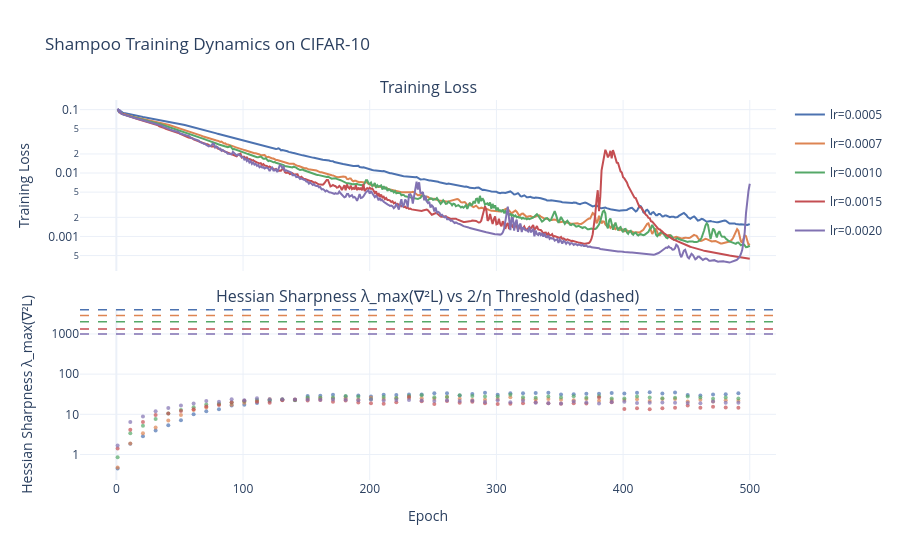
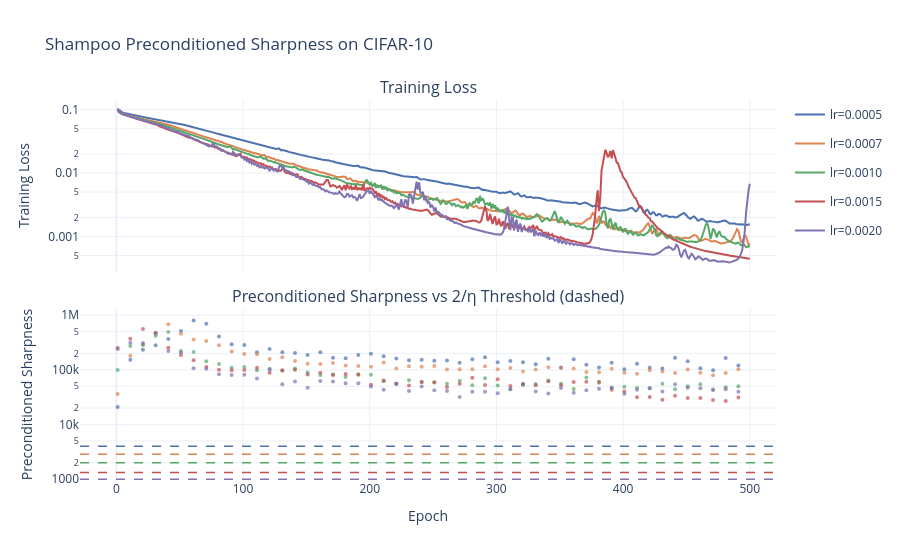

The notebook cell these images were saved under, in order:
### Code cell
colors = ['#4C72B0', '#DD8452', '#55A868', '#C44E52', '#8172B2']
learning_rates = sorted(md['learning_rate'].unique())

def make_plot(sharpness_col, sharp_label, title, filename):
    fig = make_subplots(
        rows=2, cols=1,
        shared_xaxes=True,
        vertical_spacing=0.1,
        subplot_titles=("Training Loss", f"{sharp_label} vs 2/η Threshold (dashed)")
    )

    for i, lr in enumerate(learning_rates):
        model_id = md[md['learning_rate'] == lr]['model_id'].values[0]
        subset   = out[out['model_id'] == model_id].sort_values('epoch')
        epochs   = subset['epoch'].values
        loss     = subset['train_loss'].values
        sharp    = subset[sharpness_col].values
        name     = f'lr={lr:.4f}'
        color    = colors[i]

        # loss
        fig.add_trace(go.Scatter(
            x=epochs, y=loss,
            name=name, mode='lines',
            line=dict(color=color, width=2),
            legendgroup=name
        ), row=1, col=1)

        # sharpness
        mask = ~np.isnan(sharp)
        fig.add_trace(go.Scatter(
            x=epochs[mask], y=sharp[mask],
            name=name, mode='markers',
            marker=dict(color=color, size=4, opacity=0.7),
            legendgroup=name, showlegend=False
        ), row=2, col=1)

        # 2/lr threshold
        fig.add_hline(
            y=2/lr, line_dash="dash",
            line_color=color, line_width=1.5,
            row=2, col=1
        )

    fig.update_yaxes(type="log", title_text="Training Loss", row=1, col=1)
    fig.update_yaxes(type="log", title_text=sharp_label, row=2, col=1)
    fig.update_xaxes(title_text="Epoch", row=2, col=1)
    fig.update_layout(
        height=800,
        title_text=title,
        template="plotly_white",
        hovermode="x unified",
        font=dict(size=12)
    )

    fig.show()
    fig.write_image(filename, width=1200, height=800, scale=3)
    print(f"saved {filename}")

make_plot(
    sharpness_col="sharpness_H",
    sharp_label="Hessian Sharpness λ_max(∇²L)",
    title="Shampoo Training Dynamics on CIFAR-10",
    filename="shampoo_loss_hessian.png"
)

make_plot(
    sharpness_col="sharpness_P",
    sharp_label="Preconditioned Sharpness",
    title="Shampoo Preconditioned Sharpness on CIFAR-10",
    filename="shampoo_loss_precond.png"
)

### Figure 1 — Plotly figure (JSON) as saved in the notebook; plotly's stock layout.template omitted (floating-point values rounded to 4 significant figures; data arrays with more than 128 entries replaced by an {"elided": "..."} marker saying what was removed)
{"data": [{"legendgroup": "lr=0.0005", "line": {"color": "#4C72B0", "width": 2}, "mode": "lines", "name": "lr=0.0005", "type": "scatter", "x": {"elided": "500 int values"}, "xaxis": "x", "y": {"elided": "500 float values"}, "yaxis": "y"}, {"legendgroup": "lr=0.0005", "marker": {"color": "#4C72B0", "opacity": 0.7, "size": 4}, "mode": "markers", "name": "lr=0.0005", "showlegend": false, "type": "scatter", "x": [1, 11, 21, 31, 41, 51, 61, 71, 81, 91, 101, 111, 121, 131, 141, 151, 161, 171, 181, 191, 201, 211, 221, 231, 241, 251, 261, 271, 281, 291, 301, 311, 321, 331, 341, 351, 361, 371, 381, 391, 401, 411, 421, 431, 441, 451, 461, 471, 481, 491], "xaxis": "x2", "y": [0.4508, 1.861, 2.842, 3.983, 5.33, 7.101, 10.05, 11.96, 13.37, 16.64, 17.22, 19.26, 21.6, 23.09, 22.55, 28.42, 28.85, 30.62, 27.93, 29.55, 27.65, 30.82, 30.26, 31.16, 30.99, 33.63, 33.36, 29.29, 32.1, 34.26, 30.74, 33.43, 33.64, 34.11, 34.44, 31.37, 31.5, 32.72, 32.58, 34.0, 33.24, 34.25, 35.65, 32.88, 35.16, 30.25, 29.45, 31.17, 31.79, 33.36], "yaxis": "y2"}, {"legendgroup": "lr=0.0007", "line": {"color": "#DD8452", "width": 2}, "mode": "lines", "name": "lr=0.0007", "type": "scatter", "x": {"elided": "500 int values"}, "xaxis": "x", "y": {"elided": "500 float values"}, "yaxis": "y"}, {"legendgroup": "lr=0.0007", "marker": {"color": "#DD8452", "opacity": 0.7, "size": 4}, "mode": "markers", "name": "lr=0.0007", "showlegend": false, "type": "scatter", "x": [1, 11, 21, 31, 41, 51, 61, 71, 81, 91, 101, 111, 121, 131, 141, 151, 161, 171, 181, 191, 201, 211, 221, 231, 241, 251, 261, 271, 281, 291, 301, 311, 321, 331, 341, 351, 361, 371, 381, 391, 401, 411, 421, 431, 441, 451, 461, 471, 481, 491], "xaxis": "x2", "y": [0.479, 1.894, 3.37, 4.735, 7.02, 9.644, 12.91, 14.86, 17.83, 17.44, 19.4, 21.93, 23.63, 23.39, 22.84, 24.85, 25.44, 24.8, 25.16, 23.34, 25.89, 24.05, 25.05, 25.5, 25.21, 24.34, 26.88, 24.61, 22.58, 23.04, 24.09, 26.7, 23.8, 23.64, 24.22, 22.97, 22.53, 24.15, 21.71, 22.75, 22.81, 23.8, 21.52, 23.98, 24.08, 20.8, 23.15, 20.98, 22.37, 21.7], "yaxis": "y2"}, {"legendgroup": "lr=0.0010", "line": {"color": "#55A868", "width": 2}, "mode": "lines", "name": "lr=0.0010", "type": "scatter", "x": {"elided": "500 int values"}, "xaxis": "x", "y": {"elided": "500 float values"}, "yaxis": "y"}, {"legendgroup": "lr=0.0010", "marker": {"color": "#55A868", "opacity": 0.7, "size": 4}, "mode": "markers", "name": "lr=0.0010", "showlegend": false, "type": "scatter", "x": [1, 11, 21, 31, 41, 51, 61, 71, 81, 91, 101, 111, 121, 131, 141, 151, 161, 171, 181, 191, 201, 211, 221, 231, 241, 251, 261, 271, 281, 291, 301, 311, 321, 331, 341, 351, 361, 371, 381, 391, 401, 411, 421, 431, 441, 451, 461, 471, 481, 491], "xaxis": "x2", "y": [0.8513, 3.376, 5.176, 7.683, 10.47, 12.89, 15.07, 17.55, 18.35, 19.69, 21.1, 22.62, 22.51, 23.54, 22.73, 26.34, 25.9, 26.14, 28.55, 27.33, 23.69, 27.03, 25.51, 28.42, 29.95, 26.7, 27.03, 29.66, 28.71, 27.87, 27.63, 30.8, 26.58, 26.06, 27.94, 26.39, 28.0, 25.83, 28.2, 24.73, 24.66, 27.93, 26.39, 24.98, 25.71, 27.73, 26.07, 24.46, 26.23, 24.71], "yaxis": "y2"}, {"legendgroup": "lr=0.0015", "line": {"color": "#C44E52", "width": 2}, "mode": "lines", "name": "lr=0.0015", "type": "scatter", "x": {"elided": "500 int values"}, "xaxis": "x", "y": {"elided": "500 float values"}, "yaxis": "y"}, {"legendgroup": "lr=0.0015", "marker": {"color": "#C44E52", "opacity": 0.7, "size": 4}, "mode": "markers", "name": "lr=0.0015", "showlegend": false, "type": "scatter", "x": [1, 11, 21, 31, 41, 51, 61, 71, 81, 91, 101, 111, 121, 131, 141, 151, 161, 171, 181, 191, 201, 211, 221, 231, 241, 251, 261, 271, 281, 291, 301, 311, 321, 331, 341, 351, 361, 371, 381, 391, 401, 411, 421, 431, 441, 451, 461, 471, 481, 491], "xaxis": "x2", "y": [1.407, 4.152, 6.442, 9.654, 10.52, 12.12, 13.47, 15.78, 17.13, 20.08, 21.75, 20.65, 19.34, 22.43, 23.37, 22.24, 22.68, 20.63, 22.01, 19.71, 18.76, 18.23, 20.03, 26.92, 21.23, 18.19, 21.36, 19.33, 20.49, 18.86, 18.1, 18.34, 18.99, 20.03, 18.95, 18.41, 18.91, 18.73, 26.43, 20.09, 13.49, 14.23, 13.42, 14.08, 14.63, 16.52, 14.59, 15.51, 14.79, 14.58], "yaxis": "y2"}, {"legendgroup": "lr=0.0020", "line": {"color": "#8172B2", "width": 2}, "mode": "lines", "name": "lr=0.0020", "type": "scatter", "x": {"elided": "500 int values"}, "xaxis": "x", "y": {"elided": "500 float values"}, "yaxis": "y"}, {"legendgroup": "lr=0.0020", "marker": {"color": "#8172B2", "opacity": 0.7, "size": 4}, "mode": "markers", "name": "lr=0.0020", "showlegend": false, "type": "scatter", "x": [1, 11, 21, 31, 41, 51, 61, 71, 81, 91, 101, 111, 121, 131, 141, 151, 161, 171, 181, 191, 201, 211, 221, 231, 241, 251, 261, 271, 281, 291, 301, 311, 321, 331, 341, 351, 361, 371, 381, 391, 401, 411, 421, 431, 441, 451, 461, 471, 481, 491], "xaxis": "x2", "y": [1.688, 6.423, 8.777, 11.93, 14.36, 16.67, 18.58, 21.49, 20.57, 23.9, 22.38, 24.97, 23.72, 23.86, 23.57, 23.27, 23.05, 23.54, 23.18, 22.48, 23.33, 22.12, 22.73, 22.63, 21.97, 21.37, 22.32, 21.38, 21.9, 20.2, 22.35, 20.05, 21.81, 19.55, 18.8, 18.6, 20.84, 19.74, 18.65, 20.37, 20.46, 19.12, 19.55, 19.71, 19.47, 19.08, 18.86, 20.85, 19.41, 19.52], "yaxis": "y2"}], "layout": {"annotations": [{"font": {"size": 16}, "showarrow": false, "text": "Training Loss", "x": 0.5, "xanchor": "center", "xref": "paper", "y": 1, "yanchor": "bottom", "yref": "paper"}, {"font": {"size": 16}, "showarrow": false, "text": "Hessian Sharpness λ_max(∇²L) vs 2/η Threshold (dashed)", "x": 0.5, "xanchor": "center", "xref": "paper", "y": 0.45, "yanchor": "bottom", "yref": "paper"}], "autosize": true, "font": {"size": 12}, "hovermode": "x unified", "shapes": [{"line": {"color": "#4C72B0", "dash": "dash", "width": 1.5}, "type": "line", "x0": 0, "x1": 1, "xref": "x2 domain", "y0": 4000, "y1": 4000, "yref": "y2"}, {"line": {"color": "#DD8452", "dash": "dash", "width": 1.5}, "type": "line", "x0": 0, "x1": 1, "xref": "x2 domain", "y0": 2857.0, "y1": 2857.0, "yref": "y2"}, {"line": {"color": "#55A868", "dash": "dash", "width": 1.5}, "type": "line", "x0": 0, "x1": 1, "xref": "x2 domain", "y0": 2000, "y1": 2000, "yref": "y2"}, {"line": {"color": "#C44E52", "dash": "dash", "width": 1.5}, "type": "line", "x0": 0, "x1": 1, "xref": "x2 domain", "y0": 1333.0, "y1": 1333.0, "yref": "y2"}, {"line": {"color": "#8172B2", "dash": "dash", "width": 1.5}, "type": "line", "x0": 0, "x1": 1, "xref": "x2 domain", "y0": 1000, "y1": 1000, "yref": "y2"}], "title": {"text": "Shampoo Training Dynamics on CIFAR-10"}, "xaxis": {"anchor": "y", "autorange": true, "domain": [0, 1], "matches": "x2", "range": [-29.17, 521.2], "showticklabels": false, "type": "linear"}, "xaxis2": {"anchor": "y2", "autorange": true, "domain": [0, 1], "range": [-29.17, 521.2], "title": {"text": "Epoch"}, "type": "linear"}, "yaxis": {"anchor": "x", "autorange": true, "domain": [0.55, 1], "range": [-3.545, -0.8482], "title": {"text": "Training Loss"}, "type": "log"}, "yaxis2": {"anchor": "x2", "autorange": true, "domain": [0, 0.45], "range": [-0.6021, 3.613], "title": {"text": "Hessian Sharpness λ_max(∇²L)"}, "type": "log"}}}

### Figure 2 — Plotly figure (JSON) as saved in the notebook; plotly's stock layout.template omitted (floating-point values rounded to 4 significant figures; data arrays with more than 128 entries replaced by an {"elided": "..."} marker saying what was removed)
{"data": [{"legendgroup": "lr=0.0005", "line": {"color": "#4C72B0", "width": 2}, "mode": "lines", "name": "lr=0.0005", "type": "scatter", "x": {"elided": "500 int values"}, "xaxis": "x", "y": {"elided": "500 float values"}, "yaxis": "y"}, {"legendgroup": "lr=0.0005", "marker": {"color": "#4C72B0", "opacity": 0.7, "size": 4}, "mode": "markers", "name": "lr=0.0005", "showlegend": false, "type": "scatter", "x": [1, 11, 21, 31, 41, 51, 61, 71, 81, 91, 101, 111, 121, 131, 141, 151, 161, 171, 181, 191, 201, 211, 221, 231, 241, 251, 261, 271, 281, 291, 301, 311, 321, 331, 341, 351, 361, 371, 381, 391, 401, 411, 421, 431, 441, 451, 461, 471, 481, 491], "xaxis": "x2", "y": [21030.0, 152800.0, 232400.0, 282200.0, 367800.0, 513100.0, 797400.0, 700400.0, 407100.0, 292800.0, 284900.0, 210400.0, 241400.0, 209500.0, 203600.0, 186100.0, 209400.0, 167400.0, 163500.0, 186400.0, 196200.0, 177900.0, 161300.0, 150500.0, 153800.0, 147500.0, 149100.0, 134400.0, 156500.0, 170600.0, 138200.0, 145400.0, 137600.0, 126600.0, 160300.0, 110200.0, 156400.0, 124300.0, 110700.0, 134300.0, 102200.0, 128700.0, 109500.0, 106400.0, 166900.0, 144100.0, 106800.0, 98790.0, 164400.0, 120600.0], "yaxis": "y2"}, {"legendgroup": "lr=0.0007", "line": {"color": "#DD8452", "width": 2}, "mode": "lines", "name": "lr=0.0007", "type": "scatter", "x": {"elided": "500 int values"}, "xaxis": "x", "y": {"elided": "500 float values"}, "yaxis": "y"}, {"legendgroup": "lr=0.0007", "marker": {"color": "#DD8452", "opacity": 0.7, "size": 4}, "mode": "markers", "name": "lr=0.0007", "showlegend": false, "type": "scatter", "x": [1, 11, 21, 31, 41, 51, 61, 71, 81, 91, 101, 111, 121, 131, 141, 151, 161, 171, 181, 191, 201, 211, 221, 231, 241, 251, 261, 271, 281, 291, 301, 311, 321, 331, 341, 351, 361, 371, 381, 391, 401, 411, 421, 431, 441, 451, 461, 471, 481, 491], "xaxis": "x2", "y": [36100.0, 180300.0, 290100.0, 477600.0, 683800.0, 458200.0, 358100.0, 337600.0, 283100.0, 216700.0, 194000.0, 193100.0, 158500.0, 169300.0, 145000.0, 128900.0, 128000.0, 132900.0, 119900.0, 117900.0, 113500.0, 135800.0, 106200.0, 117000.0, 113600.0, 117500.0, 101100.0, 102700.0, 102600.0, 116000.0, 103000.0, 108700.0, 93530.0, 101900.0, 111600.0, 108200.0, 106400.0, 91840.0, 90550.0, 104300.0, 88330.0, 84900.0, 98410.0, 93390.0, 87590.0, 101800.0, 88270.0, 79990.0, 87810.0, 102800.0], "yaxis": "y2"}, {"legendgroup": "lr=0.0010", "line": {"color": "#55A868", "width": 2}, "mode": "lines", "name": "lr=0.0010", "type": "scatter", "x": {"elided": "500 int values"}, "xaxis": "x", "y": {"elided": "500 float values"}, "yaxis": "y"}, {"legendgroup": "lr=0.0010", "marker": {"color": "#55A868", "opacity": 0.7, "size": 4}, "mode": "markers", "name": "lr=0.0010", "showlegend": false, "type": "scatter", "x": [1, 11, 21, 31, 41, 51, 61, 71, 81, 91, 101, 111, 121, 131, 141, 151, 161, 171, 181, 191, 201, 211, 221, 231, 241, 251, 261, 271, 281, 291, 301, 311, 321, 331, 341, 351, 361, 371, 381, 391, 401, 411, 421, 431, 441, 451, 461, 471, 481, 491], "xaxis": "x2", "y": [99920.0, 274100.0, 284600.0, 420700.0, 491300.0, 221400.0, 211100.0, 143300.0, 128000.0, 109700.0, 112900.0, 98760.0, 105200.0, 95930.0, 105500.0, 89310.0, 80640.0, 82670.0, 73680.0, 83350.0, 81590.0, 61630.0, 55490.0, 64680.0, 60270.0, 58990.0, 55590.0, 63290.0, 52060.0, 70480.0, 51550.0, 44310.0, 52830.0, 54920.0, 63200.0, 55690.0, 44780.0, 72140.0, 57850.0, 47050.0, 49290.0, 47010.0, 46230.0, 55850.0, 44320.0, 50320.0, 54550.0, 43700.0, 48220.0, 50420.0], "yaxis": "y2"}, {"legendgroup": "lr=0.0015", "line": {"color": "#C44E52", "width": 2}, "mode": "lines", "name": "lr=0.0015", "type": "scatter", "x": {"elided": "500 int values"}, "xaxis": "x", "y": {"elided": "500 float values"}, "yaxis": "y"}, {"legendgroup": "lr=0.0015", "marker": {"color": "#C44E52", "opacity": 0.7, "size": 4}, "mode": "markers", "name": "lr=0.0015", "showlegend": false, "type": "scatter", "x": [1, 11, 21, 31, 41, 51, 61, 71, 81, 91, 101, 111, 121, 131, 141, 151, 161, 171, 181, 191, 201, 211, 221, 231, 241, 251, 261, 271, 281, 291, 301, 311, 321, 331, 341, 351, 361, 371, 381, 391, 401, 411, 421, 431, 441, 451, 461, 471, 481, 491], "xaxis": "x2", "y": [251200.0, 371600.0, 557300.0, 474500.0, 253500.0, 186900.0, 150600.0, 112800.0, 99980.0, 98010.0, 99280.0, 109800.0, 88610.0, 98480.0, 100500.0, 82290.0, 88520.0, 80900.0, 84300.0, 81620.0, 53690.0, 64190.0, 55650.0, 51780.0, 59890.0, 59230.0, 48740.0, 55570.0, 71540.0, 52840.0, 67150.0, 50520.0, 55300.0, 52440.0, 61990.0, 52110.0, 60310.0, 60920.0, 60840.0, 43320.0, 40040.0, 31450.0, 31790.0, 28560.0, 33530.0, 30540.0, 30530.0, 28010.0, 27000.0, 31340.0], "yaxis": "y2"}, {"legendgroup": "lr=0.0020", "line": {"color": "#8172B2", "width": 2}, "mode": "lines", "name": "lr=0.0020", "type": "scatter", "x": {"elided": "500 int values"}, "xaxis": "x", "y": {"elided": "500 float values"}, "yaxis": "y"}, {"legendgroup": "lr=0.0020", "marker": {"color": "#8172B2", "opacity": 0.7, "size": 4}, "mode": "markers", "name": "lr=0.0020", "showlegend": false, "type": "scatter", "x": [1, 11, 21, 31, 41, 51, 61, 71, 81, 91, 101, 111, 121, 131, 141, 151, 161, 171, 181, 191, 201, 211, 221, 231, 241, 251, 261, 271, 281, 291, 301, 311, 321, 331, 341, 351, 361, 371, 381, 391, 401, 411, 421, 431, 441, 451, 461, 471, 481, 491], "xaxis": "x2", "y": [241000.0, 313200.0, 309600.0, 462700.0, 221900.0, 208700.0, 106700.0, 104900.0, 82940.0, 80680.0, 81500.0, 69390.0, 101000.0, 54320.0, 61500.0, 47140.0, 62590.0, 61020.0, 57060.0, 56930.0, 49700.0, 43150.0, 55740.0, 40920.0, 49410.0, 42580.0, 40900.0, 31900.0, 39700.0, 39740.0, 37350.0, 44880.0, 54990.0, 40210.0, 37010.0, 46730.0, 38120.0, 42510.0, 45280.0, 47200.0, 36770.0, 43220.0, 45890.0, 40280.0, 54390.0, 46880.0, 46170.0, 42780.0, 44090.0, 39710.0], "yaxis": "y2"}], "layout": {"annotations": [{"font": {"size": 16}, "showarrow": false, "text": "Training Loss", "x": 0.5, "xanchor": "center", "xref": "paper", "y": 1, "yanchor": "bottom", "yref": "paper"}, {"font": {"size": 16}, "showarrow": false, "text": "Preconditioned Sharpness vs 2/η Threshold (dashed)", "x": 0.5, "xanchor": "center", "xref": "paper", "y": 0.45, "yanchor": "bottom", "yref": "paper"}], "autosize": true, "font": {"size": 12}, "hovermode": "x unified", "shapes": [{"line": {"color": "#4C72B0", "dash": "dash", "width": 1.5}, "type": "line", "x0": 0, "x1": 1, "xref": "x2 domain", "y0": 4000, "y1": 4000, "yref": "y2"}, {"line": {"color": "#DD8452", "dash": "dash", "width": 1.5}, "type": "line", "x0": 0, "x1": 1, "xref": "x2 domain", "y0": 2857.0, "y1": 2857.0, "yref": "y2"}, {"line": {"color": "#55A868", "dash": "dash", "width": 1.5}, "type": "line", "x0": 0, "x1": 1, "xref": "x2 domain", "y0": 2000, "y1": 2000, "yref": "y2"}, {"line": {"color": "#C44E52", "dash": "dash", "width": 1.5}, "type": "line", "x0": 0, "x1": 1, "xref": "x2 domain", "y0": 1333.0, "y1": 1333.0, "yref": "y2"}, {"line": {"color": "#8172B2", "dash": "dash", "width": 1.5}, "type": "line", "x0": 0, "x1": 1, "xref": "x2 domain", "y0": 1000, "y1": 1000, "yref": "y2"}], "title": {"text": "Shampoo Preconditioned Sharpness on CIFAR-10"}, "xaxis": {"anchor": "y", "autorange": true, "domain": [0, 1], "matches": "x2", "range": [-29.17, 521.2], "showticklabels": false, "type": "linear"}, "xaxis2": {"anchor": "y2", "autorange": true, "domain": [0, 1], "range": [-29.17, 521.2], "title": {"text": "Epoch"}, "type": "linear"}, "yaxis": {"anchor": "x", "autorange": true, "domain": [0.55, 1], "range": [-3.545, -0.8482], "title": {"text": "Training Loss"}, "type": "log"}, "yaxis2": {"anchor": "x2", "autorange": true, "domain": [0, 0.45], "range": [2.992, 6.09], "title": {"text": "Preconditioned Sharpness"}, "type": "log"}}}
